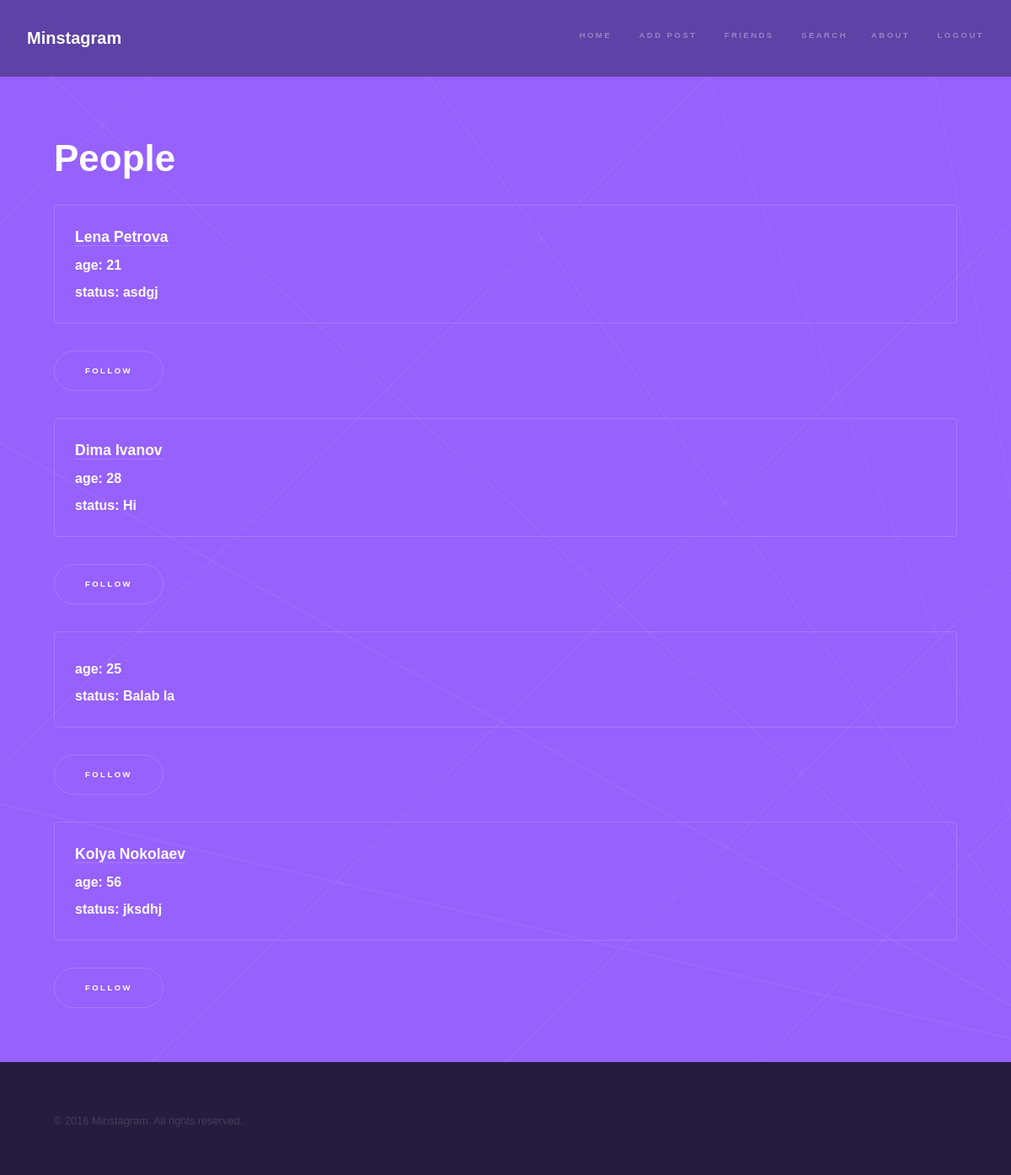
The app's page /search/ (signed in) with its own data.
### userpage/models.py (models this page shows)
class UserProfileData(models.Model):
    class Meta:
        db_table = 'user_profile_data'
    status = models.CharField(max_length=200, null=True, blank=True)
    avatar = models.ImageField(null=True, blank=True)
    age = models.IntegerField(null=True, blank=True)
    user = models.OneToOneField(User, on_delete=models.CASCADE)
    subscriptions = models.ManyToManyField(User, related_name="followed", blank=True)

### userpage/views.py (the view)
# urls.py: url(r'^search/$', views.find_friends, name='find_friends'),
@login_required
def find_friends(request):
    profile_data = UserProfileData.objects.filter(~Q(user=request.user))
    following = request.user.userprofiledata.subscriptions.all()
    context_data = {
        "profile_data": profile_data,
        "following": following,
    }
    return render(request, "userpage/search.html", context_data)

### templates/userpage/search.html (shortened to what this page needs)
{% extends "loginedin.html" %}
{% block content %}
        <div id="wrapper">
            <section id="intro" class="wrapper style1 fullscreen fade-up">
                <div class="inner">
                    <h1>People</h1>
                    {% for profile in profile_data %}
                        <div class="box">
                            <h3><a href="{% url "minstagram:see_user" id=profile.user.id %}"> {{ profile.user.first_name }} {{ profile.user.last_name }}</a></h3>
                            <h4> age: {{ profile.age }}</h4>
                            <h4> status: {{ profile.status }}</h4>
                        </div>
                        {% if profile.user not in following %}
                            <ul class="actions">
                                <li><a href="{% url "minstagram:follow" id=profile.user.id %}" class="button scrolly">follow</a></li>
                            </ul>
                        {% elif profile.user in following %}
                            <ul class="actions">
                                <li><a href="{% url "minstagram:unfollow" id=profile.user.id %}" class="button scrolly">unfollow</a></li>
                            </ul>
                        {% endif %}
                    {% endfor %}
                </div>
            </section>
        </div>
{% endblock %}

### templates/userpage/loginedin.html
{% extends "base.html" %}
{% block header %}
<header id="header">
    <a href="{% url "minstagram:home" %}" class="title">Minstagram</a>
    <nav>
        <ul>
            <li><a href="{% url "minstagram:home" %}">Home</a></li>
            <li><a href="{% url "minstagram:create_post" %}">Add Post</a></li>
            <li><a href="{% url "minstagram:see_friends" %}">Friends</a></li>
            <li><a href="{% url "minstagram:find_friends" %}">Search</a>
            <li><a href="{% url "minstagram:about" %}">About</a></li>
            <li><a href="{% url "minstagram:logout" %}">Logout</a></li>
        </ul>
    </nav>
</header>
{% endblock %}

### templates/userpage/base.html (shortened to what this page needs)
{% load staticfiles %}
<html>
  <head>
      <link rel="stylesheet" href="/static/css/main.css" />
  </head>
  <body>
    {% block header %}{% endblock %}
    {% block content %}{% endblock %}
    <footer id="footer" class="wrapper alt">
        <div class="inner">
            <ul class="menu">
                <li>&copy; 2016 Minstagram. All rights reserved.</li>
            </ul>
        </div>
    </footer>
  </body>
</html>

### records on screen
UserProfileData: user.first_name "Lena", user.last_name "Petrova", age "21", status "asdgj", shows "FOLLOW"
UserProfileData: user.first_name "Dima", user.last_name "Ivanov", age "28", status "Hi", shows "FOLLOW"
UserProfileData: age "25", status "Balab la", shows "FOLLOW"
UserProfileData: user.first_name "Kolya", user.last_name "Nokolaev", age "56", status "jksdhj", shows "FOLLOW"
